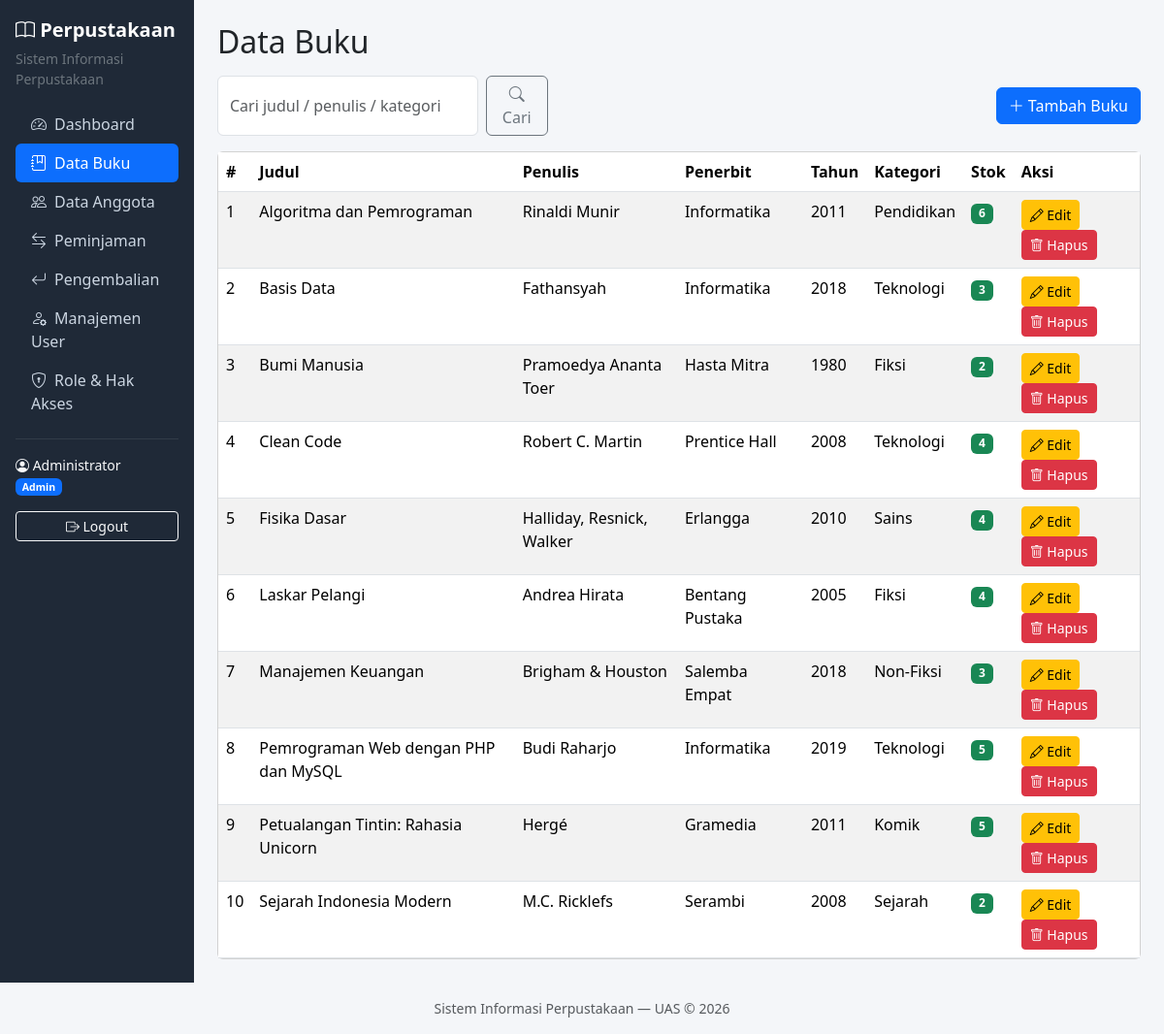
The page /source/buku/index.php (signed in) on the database its author committed.
### tables this page shows
CREATE TABLE IF NOT EXISTS buku (
    id INT AUTO_INCREMENT PRIMARY KEY,
    judul VARCHAR(200) NOT NULL,
    penulis VARCHAR(100) NOT NULL,
    penerbit VARCHAR(100) NULL,
    tahun INT NULL,
    kategori_id INT NULL,
    stok INT NOT NULL DEFAULT 0,
    created_at TIMESTAMP DEFAULT CURRENT_TIMESTAMP,
    FOREIGN KEY (kategori_id) REFERENCES kategori (id) ON DELETE SET NULL
);

CREATE TABLE IF NOT EXISTS kategori (
    id INT AUTO_INCREMENT PRIMARY KEY,
    nama VARCHAR(100) NOT NULL UNIQUE
);

### source/includes/auth.php (called while the page is built, shortened)
<?php
function url($path)
{
    return BASE_PATH . $path;
}
function e($str)
{
    return htmlspecialchars((string) $str, ENT_QUOTES, 'UTF-8');
}
function currentUser()
{
    return $_SESSION['user'] ?? null;
}
function userPermissions(PDO $pdo)
{
    $user = currentUser();
    $stmt = $pdo->prepare(
        'SELECT p.name FROM permissions p
         JOIN role_permissions rp ON rp.permission_id = p.id
         WHERE rp.role_id = ?'
    );
    $stmt->execute([$user['role_id']]);
    return $stmt->fetchAll(PDO::FETCH_COLUMN);
}
function can(PDO $pdo, $permission)
{
    return in_array($permission, userPermissions($pdo), true);
}

### source/buku/index.php (the view, shortened to what this page needs)
<?php
require __DIR__ . '/../config/database.php';
require __DIR__ . '/../includes/auth.php';
$cari = trim($_GET['cari'] ?? '');
if ($cari !== '') {
    $stmt = $pdo->prepare(
        'SELECT b.*, k.nama AS nama_kategori FROM buku b
         LEFT JOIN kategori k ON k.id = b.kategori_id
         WHERE b.judul LIKE ? OR b.penulis LIKE ? OR k.nama LIKE ?
         ORDER BY b.judul'
    );
    $stmt->execute(["%$cari%", "%$cari%", "%$cari%"]);
} else {
    $stmt = $pdo->query(
        'SELECT b.*, k.nama AS nama_kategori FROM buku b
         LEFT JOIN kategori k ON k.id = b.kategori_id
         ORDER BY b.judul'
    );
}
$buku = $stmt->fetchAll();
require __DIR__ . '/../includes/header.php';
?>
<div class="d-flex justify-content-between align-items-center mb-3">
    <form class="d-flex" method="get" action="<?= url('/buku/index.php') ?>" style="max-width: 420px;">
        <input type="search" name="cari" class="form-control me-2" placeholder="Cari judul / penulis / kategori" value="<?= e($cari) ?>">
        <button class="btn btn-outline-secondary" type="submit"><i class="bi bi-search"></i> Cari</button>
    </form>
    <?php if (can($pdo, 'buku.create')): ?>
        <a href="<?= url('/buku/tambah.php') ?>" class="btn btn-primary"><i class="bi bi-plus-lg"></i> Tambah Buku</a>
    <?php endif; ?>
</div>
<div class="card">
    <div class="card-body p-0">
        <table class="table table-striped table-hover mb-0">
            <thead><tr>
                <th>#</th><th>Judul</th><th>Penulis</th><th>Penerbit</th>
                <th>Tahun</th><th>Kategori</th><th>Stok</th><th>Aksi</th>
            </tr></thead>
            <tbody>
            <?php if (empty($buku)): ?>
                <tr><td colspan="8" class="text-center text-muted py-3">Tidak ada data buku.</td></tr>
            <?php else: ?>
                <?php foreach ($buku as $i => $row): ?>
                <tr>
                    <td><?= $i + 1 ?></td>
                    <td><?= e($row['judul']) ?></td>
                    <td><?= e($row['penulis']) ?></td>
                    <td><?= e($row['penerbit']) ?></td>
                    <td><?= e($row['tahun']) ?></td>
                    <td><?= e($row['nama_kategori']) ?></td>
                    <td><span class="badge <?= $row['stok'] > 0 ? 'bg-success' : 'bg-danger' ?>"><?= (int) $row['stok'] ?></span></td>
                    <td>
                        <?php if (can($pdo, 'buku.edit')): ?>
                            <a href="<?= url('/buku/edit.php') ?>?id=<?= (int) $row['id'] ?>" class="btn btn-sm btn-warning"><i class="bi bi-pencil"></i> Edit</a>
                        <?php endif; ?>
                        <?php if (can($pdo, 'buku.delete')): ?>
                            <a href="<?= url('/buku/hapus.php') ?>?id=<?= (int) $row['id'] ?>" class="btn btn-sm btn-danger"
                               onclick="return confirm('Hapus buku &quot;<?= e($row['judul']) ?>&quot;?')"><i class="bi bi-trash"></i> Hapus</a>
                        <?php endif; ?>
                    </td>
                </tr>
                <?php endforeach; ?>
            <?php endif; ?>
            </tbody>
        </table>
    </div>
</div>
<?php require __DIR__ . '/../includes/footer.php'; ?>

### source/includes/header.php (style rules this page uses)
body { background-color: #f4f6f9; }

### rows shown on the page
buku: judul "Algoritma dan Pemrograman", penulis "Rinaldi Munir", penerbit "Informatika", tahun "2011", kategori.nama "Pendidikan", stok "6"
buku: judul "Basis Data", penulis "Fathansyah", penerbit "Informatika", tahun "2018", kategori.nama "Teknologi", stok "3"
buku: judul "Bumi Manusia", penulis "Pramoedya Ananta Toer", penerbit "Hasta Mitra", tahun "1980", kategori.nama "Fiksi", stok "2"
buku: judul "Clean Code", penulis "Robert C. Martin", penerbit "Prentice Hall", tahun "2008", kategori.nama "Teknologi", stok "4"
buku: judul "Fisika Dasar", penulis "Halliday, Resnick, Walker", penerbit "Erlangga", tahun "2010", kategori.nama "Sains", stok "4"
buku: judul "Laskar Pelangi", penulis "Andrea Hirata", penerbit "Bentang Pustaka", tahun "2005", kategori.nama "Fiksi", stok "4"
buku: judul "Manajemen Keuangan", penulis "Brigham & Houston", penerbit "Salemba Empat", tahun "2018", kategori.nama "Non-Fiksi", stok "3"
buku: judul "Pemrograman Web dengan PHP dan MySQL", penulis "Budi Raharjo", penerbit "Informatika", tahun "2019", kategori.nama "Teknologi", stok "5"
buku: judul "Petualangan Tintin: Rahasia Unicorn", penulis "Hergé", penerbit "Gramedia", tahun "2011", kategori.nama "Komik", stok "5"
buku: judul "Sejarah Indonesia Modern", penulis "M.C. Ricklefs", penerbit "Serambi", tahun "2008", kategori.nama "Sejarah", stok "2"

### other values the page prints
$user['name'] "Administrator"
$user['role_name'] "Admin"
$title "Data Buku"
